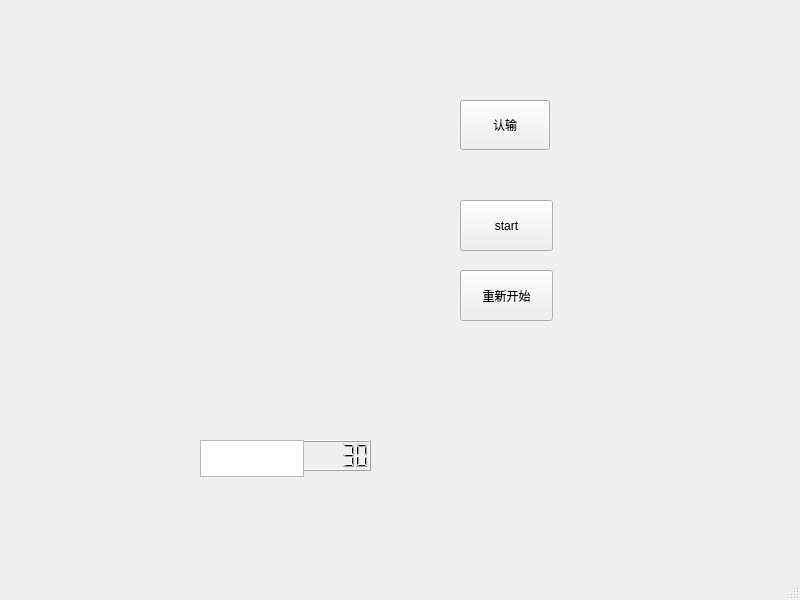
<?xml version="1.0" encoding="UTF-8"?>
<ui version="4.0">
 <class>MainWindow</class>
 <widget class="QMainWindow" name="MainWindow">
  <property name="geometry">
   <rect>
    <x>0</x>
    <y>0</y>
    <width>800</width>
    <height>600</height>
   </rect>
  </property>
  <property name="windowTitle">
   <string>MainWindow</string>
  </property>
  <widget class="QWidget" name="centralwidget">
   <widget class="QPushButton" name="quitButton">
    <property name="geometry">
     <rect>
      <x>460</x>
      <y>100</y>
      <width>90</width>
      <height>50</height>
     </rect>
    </property>
    <property name="text">
     <string>认输</string>
    </property>
   </widget>
   <widget class="QLCDNumber" name="lcdNumber">
    <property name="geometry">
     <rect>
      <x>300</x>
      <y>440</y>
      <width>71</width>
      <height>31</height>
     </rect>
    </property>
    <property name="value" stdset="0">
     <double>30.000000000000000</double>
    </property>
   </widget>
   <widget class="QPushButton" name="startButton">
    <property name="geometry">
     <rect>
      <x>460</x>
      <y>200</y>
      <width>93</width>
      <height>51</height>
     </rect>
    </property>
    <property name="text">
     <string>start</string>
    </property>
   </widget>
   <widget class="QPlainTextEdit" name="CountDown">
    <property name="geometry">
     <rect>
      <x>200</x>
      <y>440</y>
      <width>104</width>
      <height>37</height>
     </rect>
    </property>
   </widget>
   <widget class="QPushButton" name="restart">
    <property name="geometry">
     <rect>
      <x>460</x>
      <y>270</y>
      <width>93</width>
      <height>51</height>
     </rect>
    </property>
    <property name="text">
     <string>重新开始</string>
    </property>
   </widget>
  </widget>
  <widget class="QMenuBar" name="menubar">
   <property name="geometry">
    <rect>
     <x>0</x>
     <y>0</y>
     <width>800</width>
     <height>21</height>
    </rect>
   </property>
  </widget>
  <widget class="QStatusBar" name="statusbar"/>
 </widget>
 <resources/>
 <connections/>
</ui>
